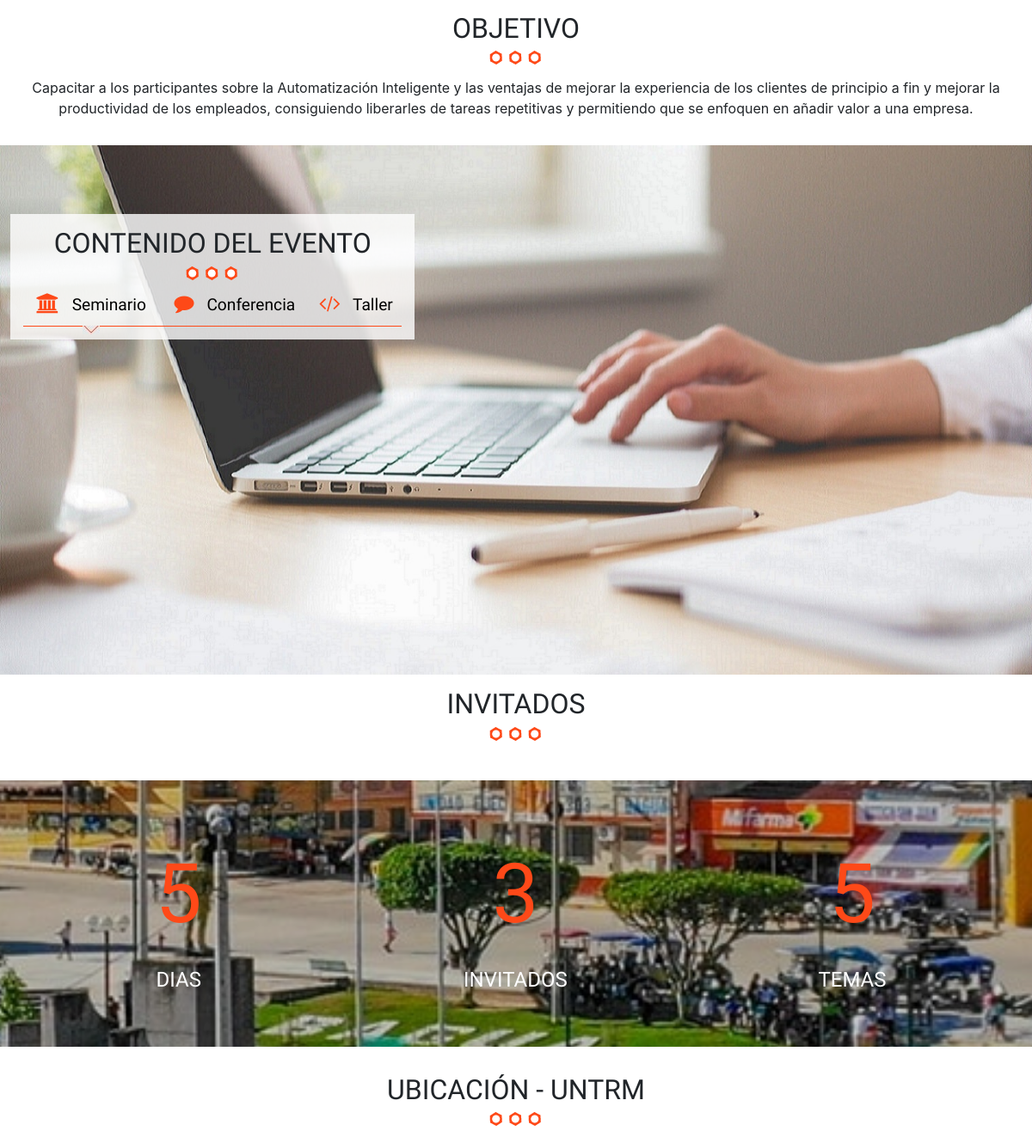
/ (middle part), run on an earlier commit of the app's database.
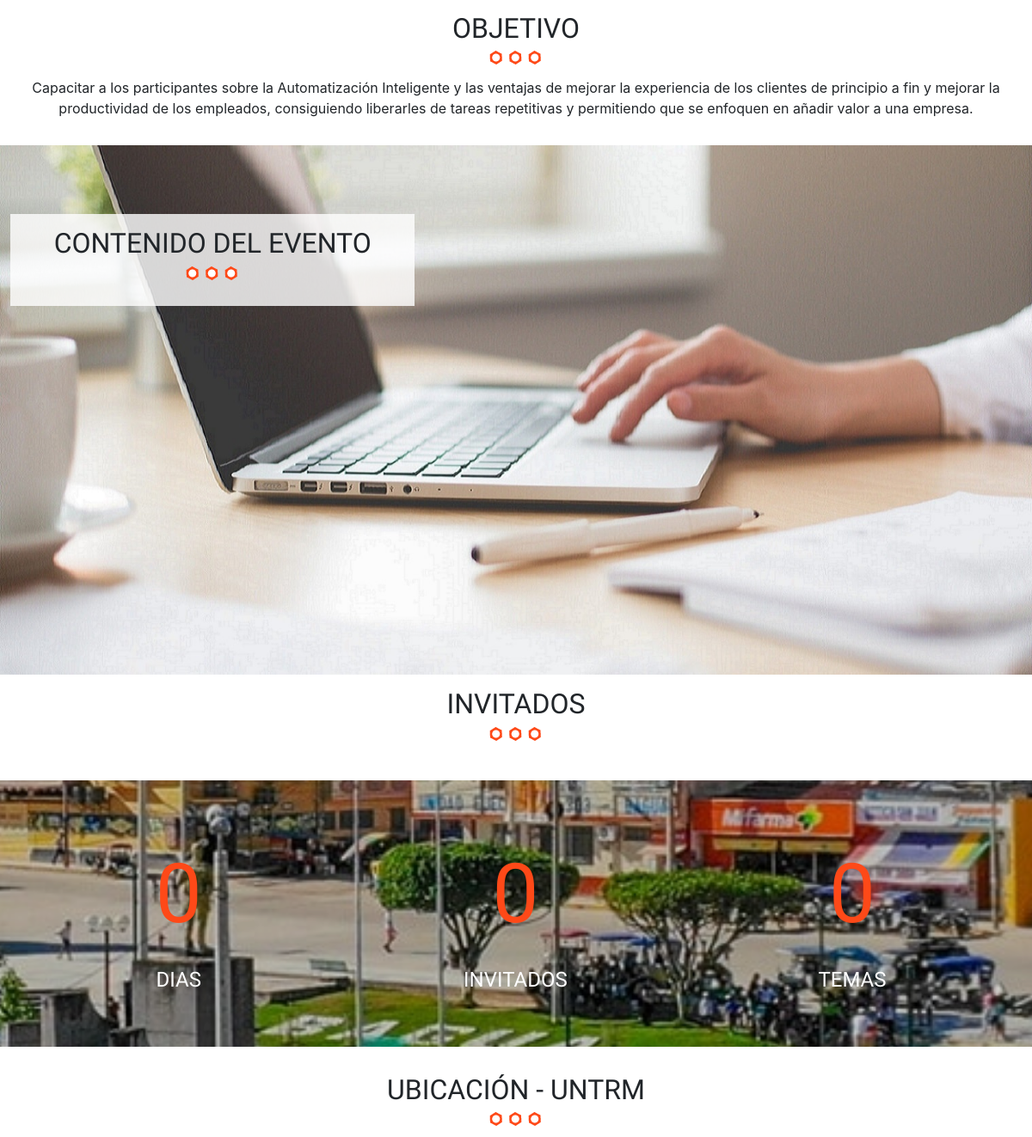
And on a later commit of the database.
### tables this page shows
CREATE TABLE IF NOT EXISTS `categoria_evento` (
  `id_categoria` TINYINT NOT NULL AUTO_INCREMENT,
  `cat_evento` VARCHAR(50) NOT NULL,
  `icono` VARCHAR(30) NOT NULL,
  `fecha_actualizacion` TIMESTAMP NOT NULL DEFAULT CURRENT_TIMESTAMP ON UPDATE CURRENT_TIMESTAMP,
  PRIMARY KEY (`id_categoria`));

### controlador/util/plantilla-controlador.php (called while the page is built)
<?php
class ControladorPlantilla
{
    static public function ctrPlantilla()
    {
        include 'vista/plantillas/plantilla-evento.php';
    }
}

### index.php (called while the page is built, shortened)
<?php
require_once 'controlador/util/plantilla-controlador.php';
$plantilla = new ControladorPlantilla();
$plantilla->ctrPlantilla();

### vista/home.php (the view, shortened to what this page needs)
<section class="seccion contenedor">
    <h2>Objetivo</h2>
    <p>
        Capacitar a los participantes sobre la Automatización Inteligente y las ventajas de mejorar la experiencia de los clientes de principio a fin y mejorar la productividad de los empleados, consiguiendo liberarles de tareas repetitivas y permitiendo que se enfoquen en añadir valor a una empresa.
    </p>
</section>
<section class="programa">
    <div class="contenedor-img">
        <img style="width: 100%;" src="vista/assets/img/bg-talleres.jpg">
    </div>
    <div class="contenido-programa">
        <div class="contenedor">
            <div class="programa-evento">
                <h2>Contenido del Evento</h2>
                <?php
                try {
                    require_once('controlador/util/bd_conexion.php');
                    $sql = "SELECT * FROM categoria_evento ORDER BY id_categoria; ";
                    $resultado = $conn->query($sql);
                } catch (Exception $e) {
                    $error = $e->getMessage();
                }
                ?>
                <nav class="menu-programa">
                    <?php while ($cat = $resultado->fetch_array(MYSQLI_ASSOC)) { ?>
                        <?php $categoria = $cat['cat_evento']; ?>
                        <a href="#<?php echo strtolower($categoria) ?>">
                            <i class="fa <?php echo $cat['icono'] ?>" aria-hidden="true"></i> <?php echo $categoria ?>
                        </a>
                    <?php } ?>
                </nav>
            </div>
        </div>
    </div>
</section>
<?php include_once 'vista/plantillas/invitados-evento.php'; ?>
<div class="contador parallax">
    <div class="contenedor">
        <ul class="resumen-evento clearfix">
            <li>
                <p class="numero">
                    <?php
                    try {
                        $sql = "SELECT fecha_evento FROM evento GROUP BY (fecha_evento);";
                        $resultado = $conn->query($sql);
                    } catch (Exception $e) {
                        $error = $e->getMessage();
                    }
                    $row = $resultado->fetch_all(MYSQLI_ASSOC);
                    ?>
                    <?php echo count($row) ?>
                </p> Dias
            </li>
            <li>
                <p class="numero">
                    <?php
                    try {
                        $sql = "SELECT count(*) AS cantidad FROM invitado";
                        $resultado = $conn->query($sql);
                    } catch (Exception $e) {
                        $error = $e->getMessage();
                    }
                    $row = $resultado->fetch_all(MYSQLI_ASSOC);
                    ?>
                    <?php echo $row[0]['cantidad'] ?>
                </p> Invitados
            </li>
            <li>
                <p class="numero">
                    <?php
                    try {
                        $sql = "SELECT count(*) AS cantidad FROM evento";
                        $resultado = $conn->query($sql);
                    } catch (Exception $e) {
                        $error = $e->getMessage();
                    }
                    $row = $resultado->fetch_all(MYSQLI_ASSOC);
                    ?>
                    <?php echo $row[0]['cantidad'] ?>
                </p> Temas
            </li>
        </ul>
    </div>
</div>
<section class="ubicacion seccion">
    <h2>Ubicación - UNTRM</h2>
</section>

### vista/plantillas/plantilla-evento.php
<?php
if (isset($_GET['ruta'])) {
  if ($_GET['ruta'] == 'dashboard') {
    include 'vista/plantillas/header-admin.php';
    include 'vista/' . $_GET['ruta'] . '.php';
    include 'vista/plantillas/footer-admin.php';
  } elseif (
    $_GET['ruta'] == 'home' ||
    $_GET['ruta'] == 'galeria' ||
    $_GET['ruta'] == 'calendario' ||
    $_GET['ruta'] == 'invitados' ||
    $_GET['ruta'] == 'registro'
  ) {
    include 'vista/plantillas/header-evento.php';
    include 'vista/' . $_GET['ruta'] . '.php';
    include 'vista/plantillas/footer-evento.php';
  }
} else {
  include 'vista/plantillas/header-evento.php';
  include 'vista/home.php';
  include 'vista/plantillas/footer-evento.php';
}

### vista/plantillas/header-evento.php (shortened to what this page needs)
<!doctype html>
<html class="no-js" lang="">
<head>
  <link rel="stylesheet" href="vista/assets/css/normalize.css">
  <link rel="stylesheet" href="vista/assets/css/all.css">
  <link rel="stylesheet" href="vista/assets/css/font-awesome.min.css">
  <link rel="stylesheet" href="https://unpkg.com/leaflet@1.5.1/dist/leaflet.css" />
  <link rel="stylesheet" href="vista/assets/css/lightbox.css">
  <?php
  $archivo = basename($_SERVER['REQUEST_URI']);
  $pagina = str_replace(".php", "", $archivo);
  if ($pagina == 'invitados' || $pagina == 'home' || $pagina == 'untrmeventos') {
    echo '<link rel="stylesheet" href="vista/assets/css/colorbox.css">';
  }
  ?>
  <link rel="stylesheet" href="vista/assets/css/main.css">
  <link rel="stylesheet" href="https://stackpath.bootstrapcdn.com/bootstrap/4.5.0/css/bootstrap.min.css">
</head>
<body class="<?php echo $pagina; ?>">

### vista/plantillas/invitados-evento.php (shortened to what this page needs)
<section class="invitados contenedor seccion">
  <h2>Invitados</h2>
</section>

### vista/plantillas/footer-evento.php (shortened to what this page needs)
  <link href="//cdn-images.mailchimp.com/embedcode/classic-10_7.css" rel="stylesheet" type="text/css">
</body>
</html>

### vista/assets/css/main.css (style rules this page uses)
html { color: #222; font-size: 1em; line-height: 1.4; }
audio, canvas, iframe, img, svg, video { vertical-align: middle; }
html { box-sizing: border-box; }
*, *:before, *:after { box-sizing: inherit; }
body { background-color: rgba(229, 232, 233, 0.55); font-family: "Open Sans", sans-serif; }
.contenedor { width: 98%; margin: 0 auto; }
.seccion { padding: 15px 0; }
.seccion p { font-size: 1em; text-align: center; }
h2 { font-family: "Oswald", sans-serif; font-size: 1.8em; text-transform: uppercase; text-align: center; }
h2::after { content: ""; margin: 0 auto; background-image: url(../../assets/img/separador.png); height: 30px; width: 100px; display: block; }
ul { list-style: none; margin: 0; padding: 0; }
section.programa { position: relative; }
.contenedor-img { max-width: 100%; overflow-x: hidden; }
div.contenido-programa { position: absolute; top: 0; left: 0; height: 100%; width: 100%; }
div.programa-evento { background-color: rgba(255, 255, 255, 0.8); padding: 15px; margin-top: 80px; }
@media only screen and (min-width: 768px) { div.programa-evento { width: 70%; } }
@media only screen and (min-width: 992px) { div.programa-evento { width: 40%; } }
.parallax::before { width: 100%; height: 100%; position: absolute; top: 0; left: 0; background-repeat: no-repeat; background-size: cover; background-position: center center; background-attachment: fixed; -webkit-filter: brightness(0.8); filter: brightness(0.8); }
div.contador { position: relative; height: auto; }
div.contador::before { background-image: url(../../assets/img/bg-resumen.jpg); content: ""; }
ul.resumen-evento { position: relative; padding: 60px 0; }
ul.resumen-evento li { width: 50%; float: left; text-align: center; color: #ffffff; text-transform: uppercase; font-family: "Oswald", sans-serif; font-size: 24px; }
@media only screen and (min-width: 768px) { ul.resumen-evento li { width: 33.3%; } }
p.numero { color: #fe4918; font-size: 4em; display: block; margin: 0 0 10px 0; font-family: "Oswald", sans-serif; }
.clearfix:before, .clearfix:after { content: " "; display: table; }
.clearfix:after { clear: both; }
nav.menu-programa { width: 100%; }
@media only screen and (min-width: 768px) { nav.menu-programa { display: table; } }
nav.menu-programa a { display: block; text-align: center; color: #000000; text-decoration: none; font-family: "Oswald", sans-serif; margin-bottom: 10px; font-size: 1.2em; position: relative; padding-bottom: 10px; border-bottom: 1px solid #fe4918; }
nav.menu-programa a.activo::after { position: absolute; content: ""; left: 0; right: 0; margin-left: auto; margin-right: auto; height: 20px; width: 30px; background-image: url(../../assets/img/talleres-flecha.jpg); background-position: top center; background-repeat: no-repeat; bottom: -20px; }
@media only screen and (min-width: 768px) { nav.menu-programa a { display: table-cell; } }
nav.menu-programa a i, div.detalle-evento p i { color: #fe4918; font-size: 1.2em; margin-right: 10px; }

### vista/assets/css/all.css (style rules this page uses)
.fa, .fas, .far, .fal, .fad, .fab { -moz-osx-font-smoothing: grayscale; -webkit-font-smoothing: antialiased; display: inline-block; font-style: normal; font-variant: normal; text-rendering: auto; line-height: 1; }
.fa-code:before { content: "\f121"; }
.fa-comment:before { content: "\f075"; }
.fa-university:before { content: "\f19c"; }
.fa, .fas { font-family: 'Font Awesome 5 Free'; font-weight: 900; }

What changed in the data, as far as the page shows it:
removed categoria_evento: cat_evento "Seminario"
removed categoria_evento: cat_evento "Conferencia"
removed categoria_evento: cat_evento "Taller"
Also different on the page:
count($row): "5" → "0"
$row[0]['cantidad']: "3" → "0"
$row[0]['cantidad']: "5" → "0"
